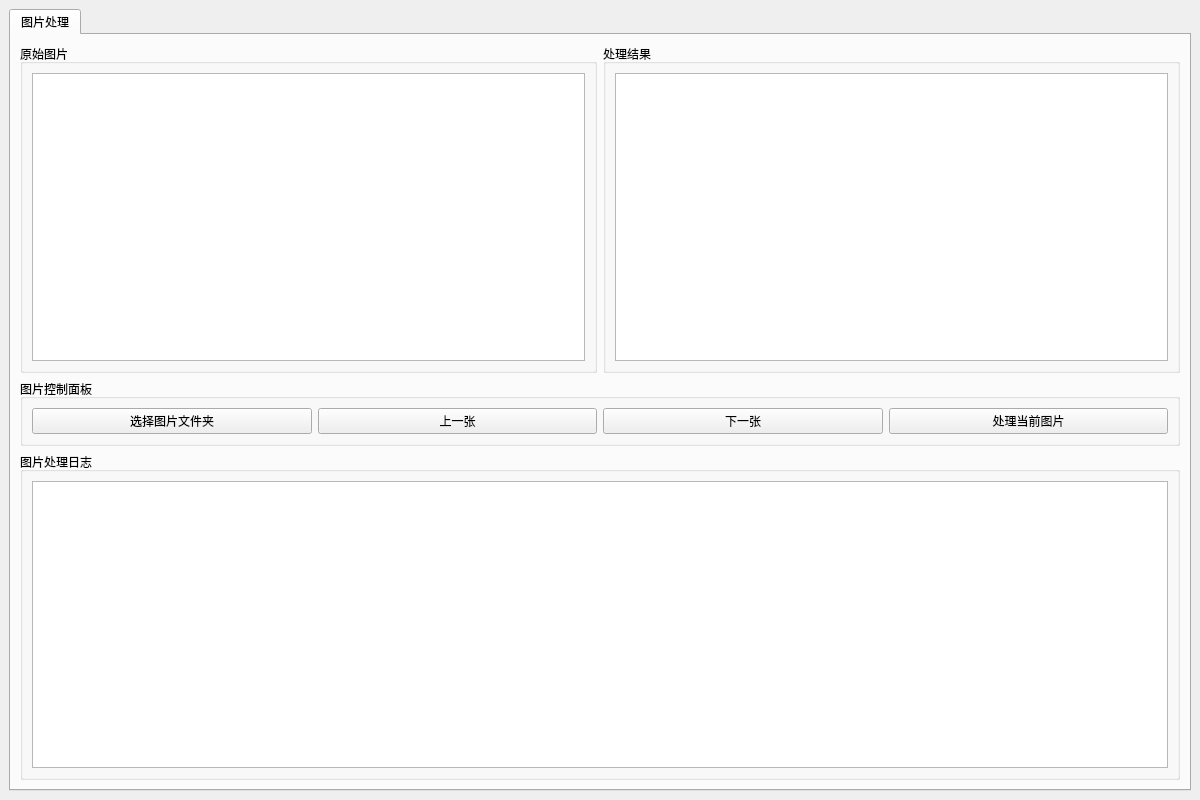
<?xml version="1.0" encoding="UTF-8"?>
<ui version="4.0">
 <class>MainWindow</class>
 <widget class="QMainWindow" name="MainWindow">
  <property name="geometry">
   <rect>
    <x>0</x>
    <y>0</y>
    <width>1200</width>
    <height>800</height>
   </rect>
  </property>
  <property name="windowTitle">
   <string>多媒体检测系统</string>
  </property>
  <widget class="QWidget" name="centralwidget">
   <layout class="QVBoxLayout" name="verticalLayout">
    <item>
     <widget class="QTabWidget" name="tabWidget">
      <property name="currentIndex">
       <number>0</number>
      </property>
      <widget class="QWidget" name="imageTab">
       <attribute name="title">
        <string>图片处理</string>
       </attribute>
       <layout class="QVBoxLayout" name="verticalLayout_2">
        <item>
         <layout class="QHBoxLayout" name="horizontalLayout_2">
          <item>
           <widget class="QGroupBox" name="originalImageGroupBox">
            <property name="title">
             <string>原始图片</string>
            </property>
            <layout class="QVBoxLayout" name="verticalLayout_3">
             <item>
              <widget class="QGraphicsView" name="originalImageView">
               <property name="sizePolicy">
                <sizepolicy hsizetype="Expanding" vsizetype="Expanding">
                 <horstretch>1</horstretch>
                 <verstretch>1</verstretch>
                </sizepolicy>
               </property>
              </widget>
             </item>
            </layout>
           </widget>
          </item>
          <item>
           <widget class="QGroupBox" name="processedImageGroupBox">
            <property name="title">
             <string>处理结果</string>
            </property>
            <layout class="QVBoxLayout" name="verticalLayout_4">
             <item>
              <widget class="QGraphicsView" name="processedImageView">
               <property name="sizePolicy">
                <sizepolicy hsizetype="Expanding" vsizetype="Expanding">
                 <horstretch>1</horstretch>
                 <verstretch>1</verstretch>
                </sizepolicy>
               </property>
              </widget>
             </item>
            </layout>
           </widget>
          </item>
         </layout>
        </item>
        <item>
         <widget class="QGroupBox" name="imageControlGroupBox">
          <property name="title">
           <string>图片控制面板</string>
          </property>
          <layout class="QHBoxLayout" name="horizontalLayout_3">
           <item>
            <widget class="QPushButton" name="selectImageButton">
             <property name="text">
              <string>选择图片文件夹</string>
             </property>
            </widget>
           </item>
           <item>
            <widget class="QPushButton" name="prevImageButton">
             <property name="text">
              <string>上一张</string>
             </property>
            </widget>
           </item>
           <item>
            <widget class="QPushButton" name="nextImageButton">
             <property name="text">
              <string>下一张</string>
             </property>
            </widget>
           </item>
           <item>
            <widget class="QPushButton" name="processImageButton">
             <property name="text">
              <string>处理当前图片</string>
             </property>
            </widget>
           </item>
          </layout>
         </widget>
        </item>
        <item>
         <widget class="QGroupBox" name="imageLogGroupBox">
          <property name="title">
           <string>图片处理日志</string>
          </property>
          <layout class="QVBoxLayout" name="verticalLayout_5">
           <item>
            <widget class="QTextEdit" name="imageLogTextEdit">
             <property name="readOnly">
              <bool>true</bool>
             </property>
            </widget>
           </item>
          </layout>
         </widget>
        </item>
       </layout>
      </widget>
     </widget>
    </item>
   </layout>
  </widget>
 </widget>
 <resources/>
 <connections/>
</ui>
